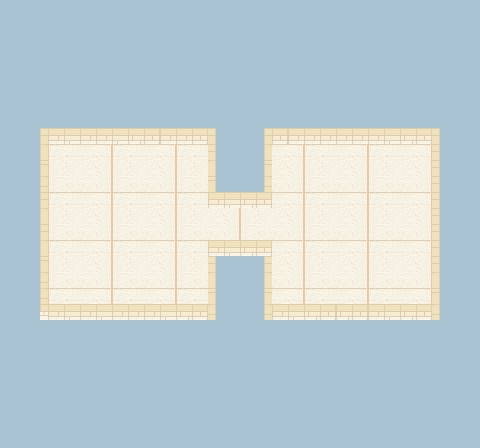

Rendered tile map (Tiled .tmx) drawn with the repository's tilesets; below, a short description and the full map source, tile grids included:
An orthogonal 30x28 tile map with 16x16 px tiles, 1 tile layer (Background).

<map version="1.2" tiledversion="1.3.1" orientation="orthogonal" renderorder="right-down" compressionlevel="-1" width="30" height="28" tilewidth="16" tileheight="16" infinite="0" nextlayerid="2" nextobjectid="1">
 <tileset firstgid="1" source="NewBackground.tsx" />
 <layer id="1" name="Background" width="30" height="28">
  <data encoding="csv">
1,1,1,1,1,1,1,1,1,1,1,1,1,1,1,1,1,1,1,1,1,1,1,1,1,1,1,1,1,1,
1,1,1,1,1,1,1,1,1,1,1,1,1,1,1,1,1,1,1,1,1,1,1,1,1,1,1,1,1,1,
1,1,1,1,1,1,1,1,1,1,1,1,1,1,1,1,1,1,1,1,1,1,1,1,1,1,1,1,1,1,
1,1,1,1,1,1,1,1,1,1,1,1,1,1,1,1,1,1,1,1,1,1,1,1,1,1,1,1,1,1,
1,1,1,1,1,1,1,1,1,1,1,1,1,1,1,1,1,1,1,1,1,1,1,1,1,1,1,1,1,1,
1,1,1,1,1,1,1,1,1,1,1,1,1,1,1,1,1,1,1,1,1,1,1,1,1,1,1,1,1,1,
1,1,1,1,1,1,1,1,1,1,1,1,1,1,1,1,1,1,1,1,1,1,1,1,1,1,1,1,1,1,
1,1,1,1,1,1,1,1,1,1,1,1,1,1,1,1,1,1,1,1,1,1,1,1,1,1,1,1,1,1,
1,1,2,3,4,3,3,4,5,6,3,3,6,7,1,1,2,6,3,3,3,3,3,3,4,5,6,7,1,1,
1,1,9,10,11,12,13,10,11,12,13,10,11,7,1,1,9,12,13,10,11,12,13,10,11,12,13,7,1,1,
1,1,16,17,18,19,20,17,18,19,20,17,18,14,1,1,16,19,20,17,18,19,20,17,18,19,20,7,1,1,
1,1,23,24,25,26,27,24,25,26,27,24,25,21,1,1,23,26,27,24,25,26,27,24,25,26,27,7,1,1,
1,1,2,10,11,12,13,10,11,12,13,10,11,3,4,5,6,12,13,10,11,12,13,10,11,12,13,7,1,1,
1,1,9,17,18,19,20,17,18,19,20,17,18,19,20,17,18,19,20,17,18,19,20,17,18,19,20,7,1,1,
1,1,2,24,25,26,27,24,25,26,27,24,25,26,27,24,25,26,27,24,25,26,27,24,25,26,27,7,1,1,
1,1,9,10,11,12,13,10,11,12,13,10,11,3,4,5,6,12,13,10,11,12,13,10,11,12,13,7,1,1,
1,1,16,17,18,19,20,17,18,19,20,17,18,7,1,1,2,19,20,17,18,19,20,17,18,19,20,7,1,1,
1,1,23,24,25,26,27,24,25,26,27,24,25,14,1,1,9,26,27,24,25,26,27,24,25,26,27,14,1,1,
1,1,23,10,11,12,13,10,11,12,13,10,11,21,1,1,16,12,13,10,11,12,13,10,11,12,13,21,1,1,
1,1,30,3,4,3,4,3,3,3,4,5,6,28,1,1,23,3,4,5,6,5,6,3,4,5,6,28,1,1,
1,1,1,1,1,1,1,1,1,1,1,1,1,1,1,1,1,1,1,1,1,1,1,1,1,1,1,1,1,1,
1,1,1,1,1,1,1,1,1,1,1,1,1,1,1,1,1,1,1,1,1,1,1,1,1,1,1,1,1,1,
1,1,1,1,1,1,1,1,1,1,1,1,1,1,1,1,1,1,1,1,1,1,1,1,1,1,1,1,1,1,
1,1,1,1,1,1,1,1,1,1,1,1,1,1,1,1,1,1,1,1,1,1,1,1,1,1,1,1,1,1,
1,1,1,1,1,1,1,1,1,1,1,1,1,1,1,1,1,1,1,1,1,1,1,1,1,1,1,1,1,1,
1,1,1,1,1,1,1,1,1,1,1,1,1,1,1,1,1,1,1,1,1,1,1,1,1,1,1,1,1,1,
1,1,1,1,1,1,1,1,1,1,1,1,1,1,1,1,1,1,1,1,1,1,1,1,1,1,1,1,1,1,
1,1,1,1,1,1,1,1,1,1,1,1,1,1,1,1,1,1,1,1,1,1,1,1,1,1,1,1,1,1
</data>
 </layer>
</map>
